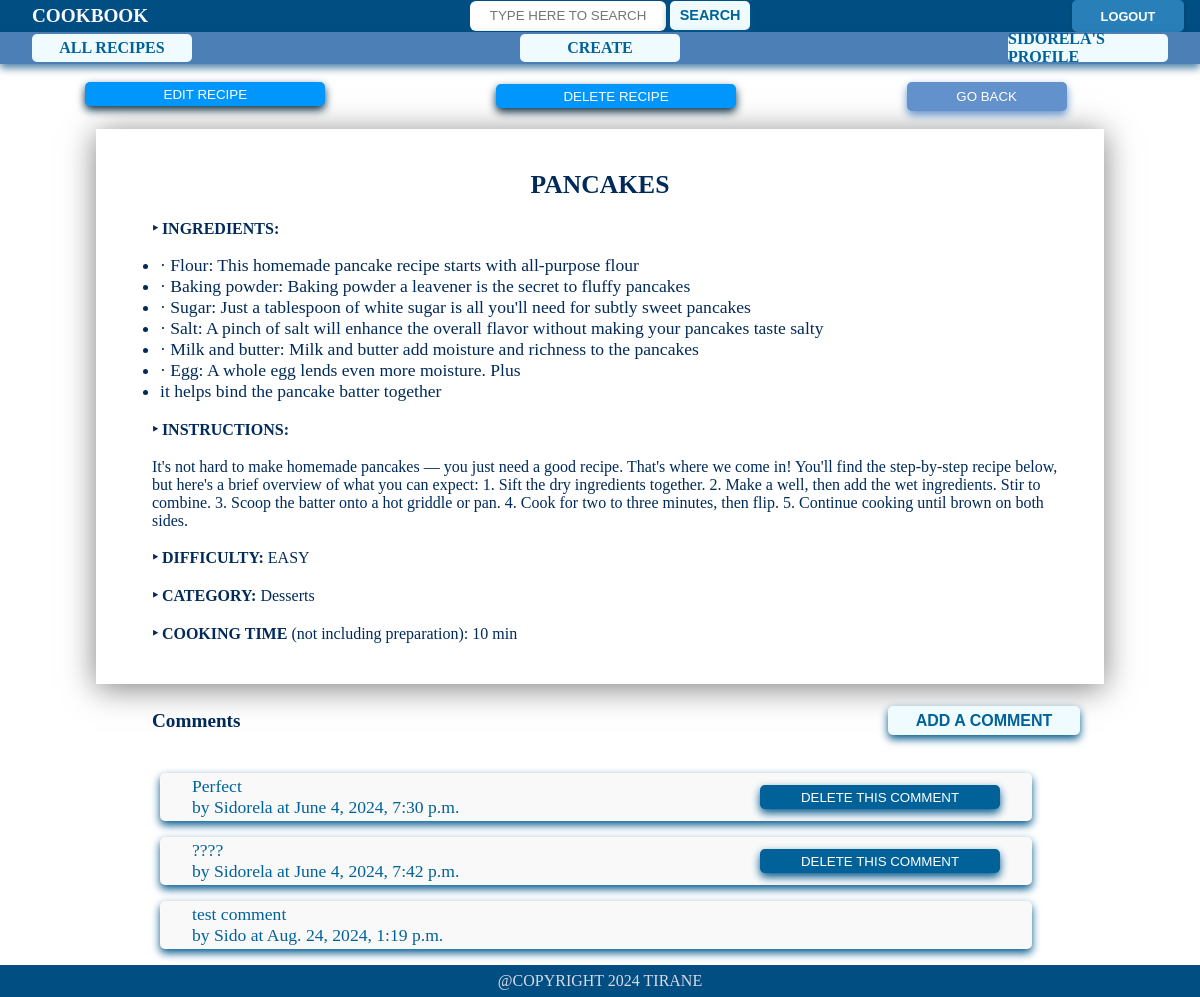
Screenshot of /recipe_detail/1/ (signed in) with the database file from the repository.
### account/models.py (models this page shows)
class User (AbstractBaseUser, PermissionsMixin):
    id=models.AutoField(primary_key=True, auto_created=True, editable=False)
    email=models.EmailField(unique=True)
    name=models.CharField(max_length=150, blank=True, null=True)
    is_active=models.BooleanField(default=True)
    is_superuser=models.BooleanField(default=False)
    is_staff=models.BooleanField(default=False)
    date_joined=models.DateTimeField(auto_now_add=True)
    last_login=models.DateTimeField(blank=True, null=True)
    objects=CustomUserManager()
    USERNAME_FIELD = 'email'
    EMAIL_FIELD='email'
    REQUIRED_FIELDS=['name']
    groups = models.ManyToManyField(Group, related_name='custom_user_set')
    user_permissions = models.ManyToManyField(Permission, related_name='custom_user_set')

### recipes/models.py (models this page shows, shortened)
class Recipe (models.Model):
    CATEGORIES = (
        ('appetizer','Appetizer'),
        ('soup', 'Soup'),
        ('salad', 'Salad'),
        ('main', 'Main dishes'),
        ('pasta', 'Pasta/Noodles'),
        ('rice', 'Rice/Grains'),
        ('vegetarian', 'Vegetarian'),
        ('vegan', 'Vegan'),
        ('seafood', 'Seafood'),
        ('meat', 'Meat'),
        ('pizza', 'Pizza'),
        ('sandwich', 'Sandwich/Wraps'),
        ('side', 'Side dishes'),
        ('breakfast/brunch', 'Breakfast/Bruch'),
        ('dessert', 'Desserts'),
        ('grill', 'Grilling/Barbecue'),
        ('healthy', 'Healthy/Low calories'),
        ('international', 'International Cuisine')
    )
    DIFFICULTY_LEVEL = (
        ('easy', 'Easy'),
        ('medium', 'Medium'),
        ('hard', 'Hard')
    )
    id = models.AutoField(primary_key=True, auto_created=True, editable=False)
    title = models.CharField(max_length=255)
    ingredients = models.TextField(blank=True, null=True)
    instructions = models.TextField(blank=True, null=True)
    category = models.CharField(
        max_length = 255,
        choices = CATEGORIES,
        default = None,
        blank = True,
        null = True
    )
    difficulty = models.CharField(
            max_length = 255,
            choices = DIFFICULTY_LEVEL,
            default = None,
            blank = True,
            null = True
        )
    cooking_time = models.PositiveIntegerField ()
    created_by = models.ForeignKey(User, related_name='recipes', on_delete=models.CASCADE)
    created_at = models.DateTimeField(default=now, editable=False)
    updated_at = models.DateTimeField(auto_now=True, blank=True)
    search_vector = SearchVectorField(null=True, editable = False)
    visit_count = models.PositiveIntegerField(default=0)

### comments/models.py (models this page shows, shortened)
class comments(models.Model) :
    id = models.AutoField(primary_key=True)
    comment = models.TextField(blank=False, editable=True, max_length = 200)
    created_by = models.ForeignKey(User, related_name='comments', on_delete=models.CASCADE, editable=False)
    created_at = models.DateTimeField(default=now, editable=False)
    recipe = models.ForeignKey(Recipe, on_delete=models.CASCADE, related_name='comments')

### recipes/views.py (the view)
# urls.py: path('recipe_detail/<int:recipe_id>/', views.recipe_detail, name='recipe_detail'),
def recipe_detail(request, recipe_id):
    recipe = get_object_or_404(Recipe, pk=recipe_id)
    recipe.visit_count += 1
    recipe.save()
    return render(request, 'recipes/recipe_detail.html', {'recipe': recipe, 'ingredients':recipe.ingredients.split(',')})

### recipes/templatetags/custom_filters.py (called while the page is built)
@register.filter(name='split_comma')
def split_comma(value):
    return value.split(',')

### recipes/templates/recipes/recipe_detail.html (shortened to what this page needs)
{% extends 'core/base.html' %}
{% load custom_filters %}
{% block content %}
{% if request.user == recipe.created_by %}
<br>
<div class="options">
<button class="edit"><a href="{% url 'edit_recipe' recipe.id %}">Edit Recipe</a></button>
<form method="post" action="{% url 'delete_recipe' recipe.id %}">
    <input type="submit" value="Delete Recipe"  class="delete">
</form>
<div class="go_back"><button class="back" id="back">Go back</button></div>
</div>
{% endif %}
<br>
<div class="details custom-shadow">
    <h1>{{ recipe.title|upper }}</h1>
    <p><strong>‣ INGREDIENTS: </strong>
        <ul>
            {% with recipe.ingredients|split_comma as ingredient_list %}
                {% for ingredient in ingredient_list %}
                <li>{{ ingredient }}</li>
                {% endfor %}
            {% endwith %}
          </ul>
    </p>
    <p><strong>‣ INSTRUCTIONS:</strong> <br> <br>{{ recipe.instructions }}</p>
    <p><strong>‣ DIFFICULTY:</strong> {{ recipe.difficulty|upper }}</p>
    <p><strong>‣ CATEGORY:</strong> {{ recipe.get_category_display }}</p>
    <p><strong>‣ COOKING TIME</strong> (not including preparation): {{ recipe.cooking_time }} min</p>
</div>
<div class="a">
<h4>Comments</h4>
{% if user.is_authenticated %}
<button class="commentButton"><a href="{% url 'create_comments' recipe_id=recipe.id %}">ADD A COMMENT</a></button>
{% endif %}
</div>
{% if recipe.comments.all %}
  {% for comment in recipe.comments.all %}
    <div class="comment">
      <ul>
        <li>
          <div>{{ comment.comment }} <br> by {{ comment.created_by.name|title }} at {{ comment.created_at }}</div>
          <div>
            {% if user == comment.created_by %}
              <button class="deleteButton"><a href="{% url 'delete_comment' comment_id=comment.id %}">DELETE THIS COMMENT</a></button>
            {% endif %}
          </div>
        </li>
      </ul>
    </div>
  {% endfor %}
{% else %}
  <p style="padding-left: 12dvw; font-size: 18px;">No comments in this recipe</p>
{% endif %}
{% endblock %}

### core/templates/core/base.html (shortened to what this page needs)
{% load static %}
<!DOCTYPE html>
<html lang="en">
  <head>
    <link rel="stylesheet" href="{% static 'style.css' %}" />
  </head>
  <body>
    <nav>
      <div class="logo">
        <a href="{% url 'index' %}"><strong>COOKBOOK</strong></a>
      </div>
      {% if user.is_authenticated %}
      <form action="{% url 'search_results' %}" method="GET" class="search-form">
        <input type="text" name="q" id="search" placeholder="TYPE HERE TO SEARCH">
        <button type="submit" class="search-button">SEARCH</button>
      </form>
      <form action="{% url 'logout' %}" method="post">
        <button type="submit" class="logout">Logout</button>
      </form>
      {% endif %}
    </nav>
    <div class="main">
      {% if user.is_authenticated %}
      <div class="menu">
        <div class='all'><a href="{% url 'all_recipe_list' %}">ALL RECIPES</a></div>
        <div class='create-b'><a href="{% url 'create_recipe' %}">CREATE</a></div>
        <div class='profile'><a href="{% url 'user_recipe_list' %}">{{user.name|upper}}'S PROFILE</a></div>
      </div>
      {% endif %} {% block content %} {% endblock %}
    </div>
    <footer>@COPYRIGHT 2024 TIRANE</footer>
  </body>
</html>

### static/style.css (style rules this page uses)
html, body { padding: 0; margin: 0; max-width: 100vw; }
body { background-color:#FFFFFF; display: grid; grid-template-rows: auto 1fr auto; min-height: 100vh; color: #002a59; }
nav, footer { width: 100%; background-color: #004e82; display: flex; align-items: center; height: 2rem; font-family: "Times New Roman", Times, serif; }
nav { justify-content: space-between; box-shadow: 0px 4px 8px #004e82b7; backdrop-filter: blur(10px); -webkit-backdrop-filter: blur(10px); border: none; transition: transform 0.3s ease-in-out; }
footer { justify-content: center; color: #DBD9E8; }
.logo { padding-left: 2rem; color: #faf9ff; font-size: 1.2rem; }
.login, .register, .logout { height: 2rem; border: none; color: white; font-size: 0.8rem; width: 7rem; font-weight: 700; text-transform: uppercase; border-radius: 5px; }
.login, .login_button, .logout { background-color: #2980B9 ; box-shadow: 0px 2px 4px rgba(0, 0, 0, 0.2); }
.logout { margin-right: 1rem; }
.main { grid-row: 2; }
a { color: inherit; text-decoration: none; }
.menu { display: flex; align-items: center; justify-content: space-between; background-color: #4d7fb7; height: 2rem; padding-left: 2rem; padding-right: 2rem; box-shadow: 0px 4px 8px #004e82b7; backdrop-filter: blur(10px); -webkit-backdrop-filter: blur(10px); border: none; transition: transform 0.3s ease-in-out; }
h1 { font-size: 1.6rem; }
input { border: none; border-radius: 6px; }
button:hover, .delete { cursor: pointer; }
li { font-size: 1.1rem; }
form, h1 { display: flex; flex-direction: column; align-items: center; justify-content: center; }
.edit, .delete, .create_recipe { width: 15rem; background-color: #0096fb; box-shadow: 0 4px 8px #0c3045; color: white; text-transform: uppercase; border: none; border-radius: 5px; height: 1.5rem; }
.options { display: flex; justify-content: space-around; }
.details { width: 80dvw; padding-left: 10dvw; }
.search-form input { text-align: center; width: 12rem; height: 1.8rem; }
#back, #comment { width: 10rem; background-color: #6291cb; box-shadow: 0 4px 8px #6291cb; color: white; text-transform: uppercase; border: none; border-radius: 5px; height: 1.8rem; }
.go_back { display: flex; justify-content: end; margin-right: 3rem; }
.search-form { display: inline-block; }
.search-button { display: inline-block; width: 5rem; background-color: #effbff; box-shadow: 0 4px 8px #02598c; color: #006299; border: none; border-radius: 5px; height: 1.8rem; font-weight: 700; font-size: 0.9rem; }
p { font-size: 1rem; padding-left: 2rem; }
h4 { padding-left: 2rem; font-size: larger; }
.comment li { width: 70vw; height: 3rem; min-height: 2rem; background-color: #f9f9f9; display: flex; align-items: center; place-content: start; padding-left: 2rem; justify-content: space-between; border-radius: 5px; box-shadow: 0 4px 8px #02598c; }
.comment { padding-left: 10dvw; }
.commentButton, .deleteButton { width: 15rem; background-color: #006299; box-shadow: 0 4px 8px #02598c; color: #ffffff; border: none; border-radius: 5px; height: 1.5rem; }
.a { display: flex; justify-content: space-between; align-items: center; padding-left: 10dvw; width: 80dvw; }
.deleteButton { margin-right: 2rem; }
.all, .create-b, .profile { display: flex; align-items: center; justify-content: center; width: 10rem; background-color: #effbff; color: #006299; border: none; border-radius: 5px; height: 1.8rem; font-weight: 700; font-size: 1rem; }

### recipes/templates/recipes/recipe_detail.html (style rules this page uses)
.custom-shadow { box-shadow: 0 4px 30px rgba(0, 0, 0, 0.5); }
.details { width: 80%; display: block; margin: 0 auto; padding: 24px; }
.commentButton { display: flex; align-items: center; justify-content: center; width: 12rem; background-color: #effbff; color: #006299; border: none; border-radius: 5px; height: 1.8rem; font-weight: 700; font-size: 1rem; }
.comment { color: #006299; }

### rows the page displays
User: name "SIDORELA"
Recipe: title "PANCAKES", instructions "It's not hard to make homemade pancakes — you just need a good recipe. That's where we come in! You'll find the step-by-step recipe below, but here's a brief overview of what you can expect: 1. Sift the dry ingredients together. 2. Make a well, then add the wet ingredients. Stir to combine. 3. Scoop the batter onto a hot griddle or pan. 4. Cook for two to three minutes, then flip. 5. Continue cooking until brown on both sides.", difficulty "EASY", category "Desserts", cooking_time "10"
comments: comment "Perfect", created_by.name "Sidorela", created_at "June 4, 2024, 7:30 p.m.", shows "DELETE THIS COMMENT"
comments: comment "????", created_by.name "Sidorela", created_at "June 4, 2024, 7:42 p.m.", shows "DELETE THIS COMMENT"
comments: comment "test comment", created_by.name "Sido", created_at "Aug. 24, 2024, 1:19 p.m."

### other values shown
{{ ingredient }} "· Flour: This homemade pancake recipe starts with all-purpose flour" "· Baking powder: Baking powder a leavener is the secret to fluffy pancakes" "· Sugar: Just a tablespoon of white sugar is all you'll need for subtly sweet pancakes" "· Salt: A pinch of salt will enhance the overall flavor without making your pancakes taste salty" "· Milk and butter: Milk and butter add moisture and richness to the pancakes" "· Egg: A whole egg lends even more moisture. Plus" "it helps bind the pancake batter together"
